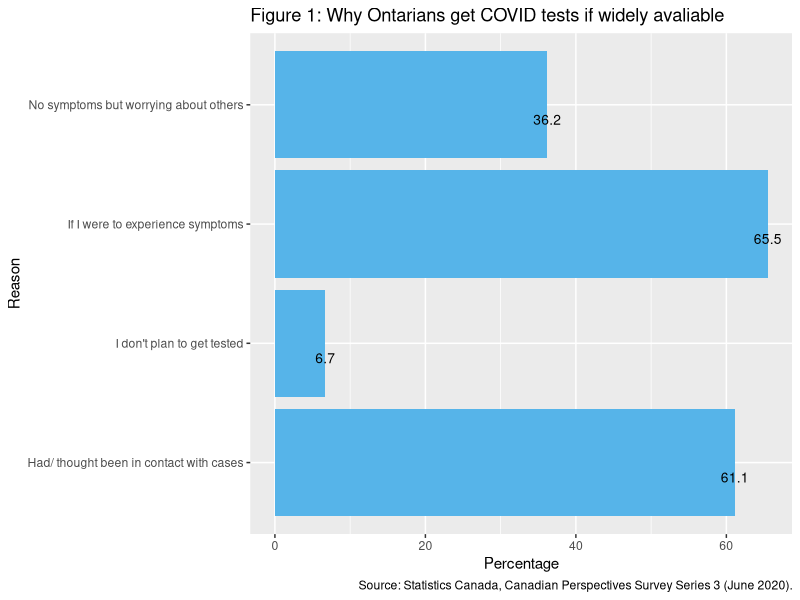
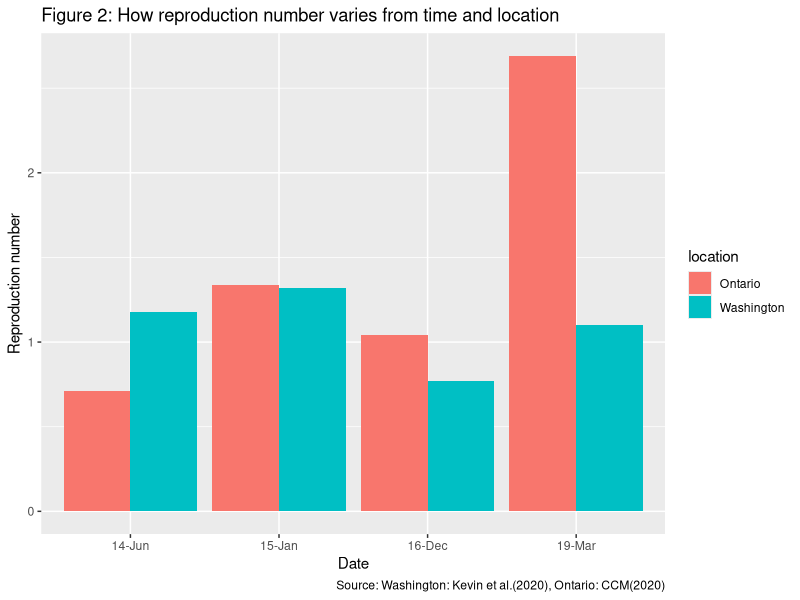
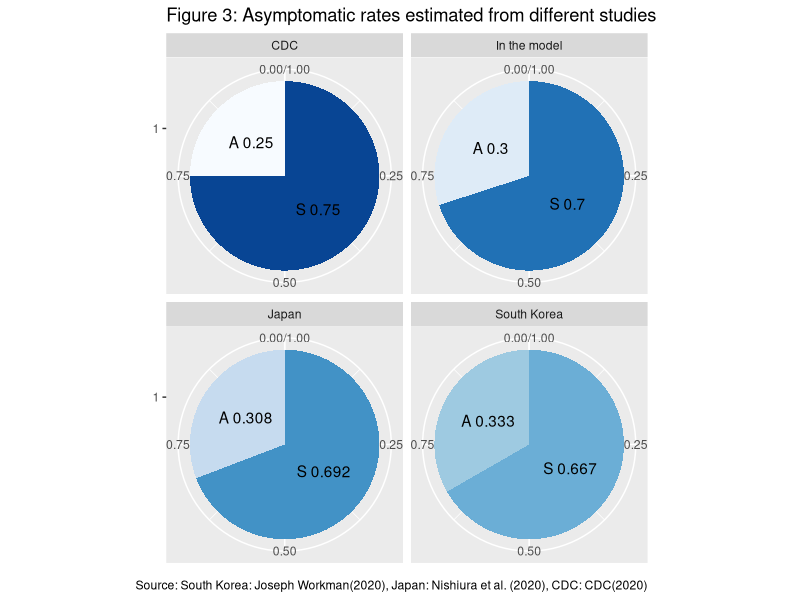
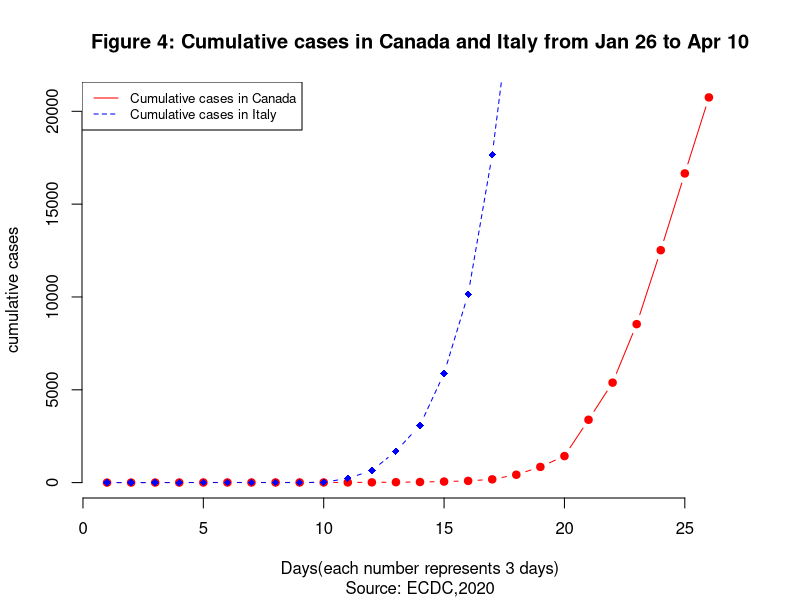
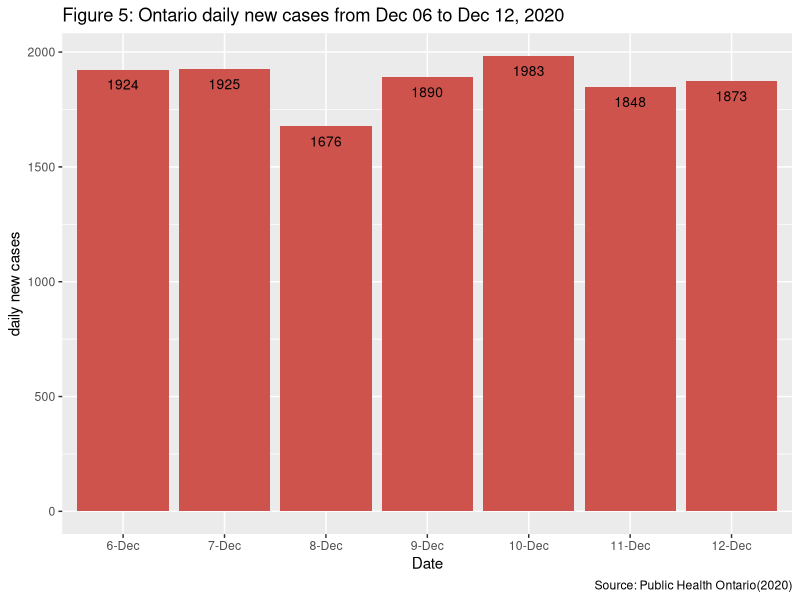
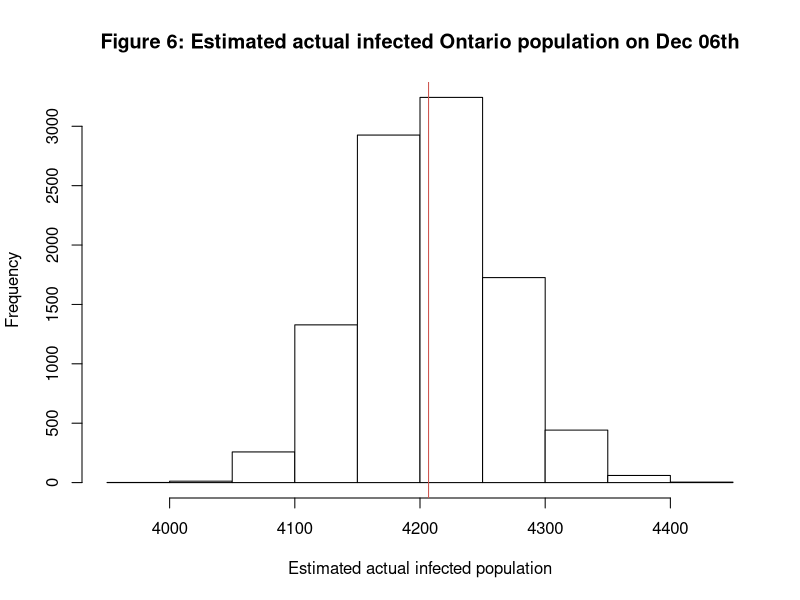
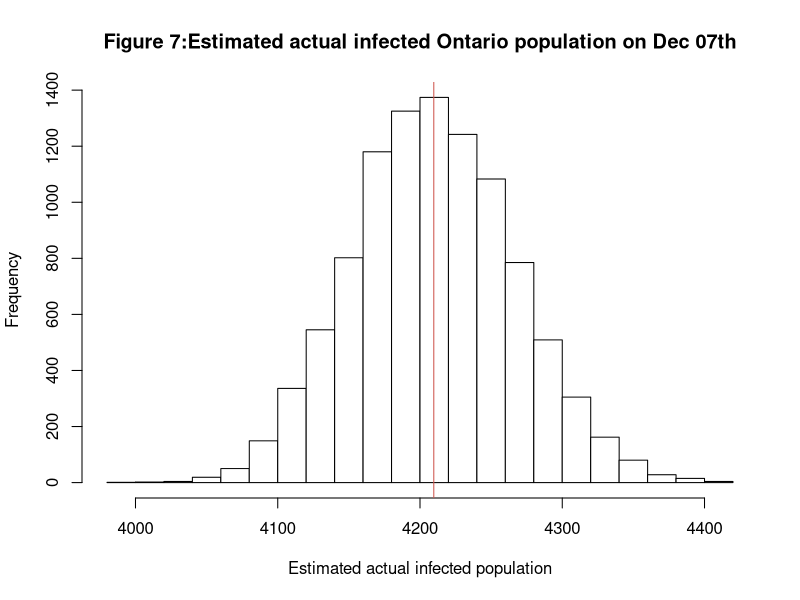
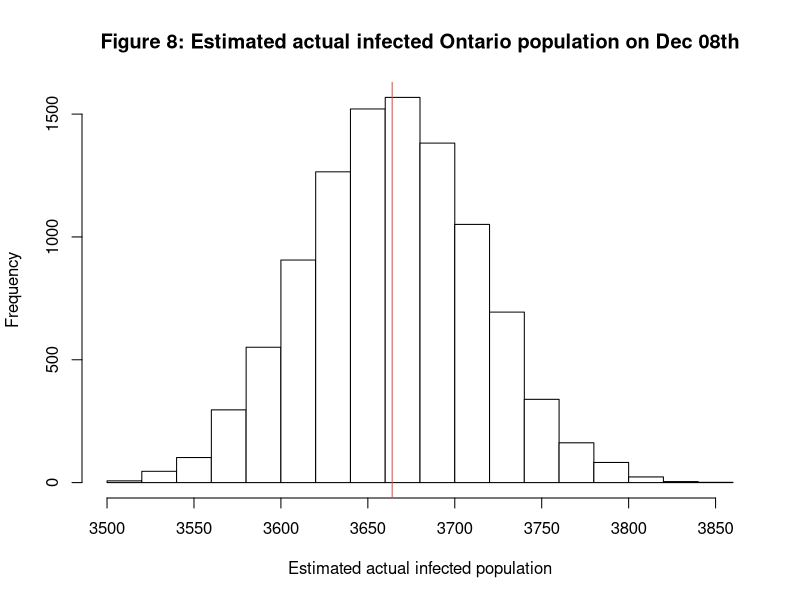

Write the R code that produced these figures, in order.
## ---- chunk 1
# library and import data we want to analyze
library(ggplot2)
library(readr)
library(dplyr)
library(knitr)
library(tidyverse)
library(kableExtra)
contacttracing <- read_csv("contacttracing.csv")
coviddata <- read_csv("covid19data.csv")
rnumber <- read_csv("r0.on.wa.csv")
## ---- chunk 2
#Creating table for variables used in the model/as evidence adapted from various sources.
selected_table <- data.frame(var = c('date',  'total cases','new cases','r','location', 'C(t)', 'C0','w0','s0'), describ = c('Date that the case was reported to the local public health unit(PHU)', 'Cumulative COVID-19 cases', 'Daily reported cases released by Public Health Ontario','Reproduction number: an estimate of the average number of people that 1 person will infect when they have COVID-19', 'location','the cumulative number of confirmed cases at time t in days','initial number of confirmed cases at the time when the count starts','citizen’s willingness to get tested once showing some levels of symptoms with 65.5%(60.5%-70.2%,with 95% CI)','the percentage of symptomatic infected population, equals to 0.7 in the model'))
colnames(selected_table) <- c("Variables", "Description")
kable(selected_table, caption="Variables used in the model/as evidence adapted from various sources") %>% 
  kable_styling(latex_options = "hold_position")
## ---- chunk 3
## Visualize CPSS survey result. 
reasons <-c("If I were to experience symptoms","Had/ thought been in contact with cases","No symptoms but worrying about others","I don't plan to get tested")
percentage_reasons <-c(65.5,61.1,36.2,6.7)
CPSS_frame <- data.frame(reasons,percentage_reasons)

CPSS_plot <- 
  ggplot(data = CPSS_frame, aes(reasons,percentage_reasons)) + geom_bar(stat='identity',fill="#56B4E9")  + 
  geom_text(aes(label=percentage_reasons), vjust=2, color="black", size=3.5)+
  labs(title="Figure 1: Why Ontarians get COVID tests if widely avaliable ",x="Reason", y = "Percentage",caption = "Source: Statistics Canada, Canadian Perspectives Survey Series 3 (June 2020).")+ 
  coord_flip()
CPSS_plot
## ---- chunk 4
## A table to illustrates how the reproduction number vary from time and location. 
r_plot <- 
  ggplot(data =rnumber, aes(date, R)) + geom_bar(aes(fill = location), stat='identity',position = 'dodge') + 
  labs(title="Figure 2: How reproduction number varies from time and location ",x="Date", y = "Reproduction number",caption = "Source: Washington: Kevin et al.(2020), Ontario: CCM(2020)") 
r_plot
## ---- chunk 5
# Visualize pie chart illustrates different asymptomatic rates estimated from different studies.
aymptomatic_rates = data.frame(type = c("South Korea", "South Korea", "Japan", "Japan", "CDC", "CDC","In the model","In the model"), subtype = c("A 0.333", "S 0.667", "A 0.308", "S 0.692", "A 0.25","S 0.75","A 0.3","S 0.7"), value = c(0.333, 0.667, 0.308,0.692, 0.25, 0.75,0.3,0.7))
ggplot(aymptomatic_rates, aes(x = factor(1), y = value, fill = factor(subtype))) + 
    geom_bar(stat = "identity", width = 1)  + 
  geom_text(aes(label = subtype), position = position_stack(vjust = 0.5)) +
  scale_x_continuous(expand = c(0,0)) +
  coord_polar(theta = "y") +
  facet_grid(Channel ~ ., scales = "free")+
  labs(title = "Figure 3: Asymptomatic rates estimated from different studies",
       caption = "Source: South Korea: Joseph Workman(2020), Japan: Nishiura et al. (2020), CDC: CDC(2020)")+
    theme(legend.position = "none") +
    scale_x_discrete(NULL, expand = c(0,0)) +
    scale_y_continuous(NULL, expand = c(0,0)) + 
    coord_polar(theta = "y") +
    facet_wrap(~type)+
  scale_fill_brewer(palette="Blues")
## ---- chunk 6
# Show the exponential growth path using Canada and Italy historical cumulative cases data from January 26 to April 10, recorded every 3 days.
# Transfer original dataset to a data frame.
clean_covid_data<- data.frame(coviddata)
# Create the line for Canada.
plot(clean_covid_data$Canada.case, type = "b", frame = FALSE, pch = 19, 
     col = "red", xlab = "Days(each number represents 3 days)",sub = 'Source: ECDC,2020', ylab = "cumulative cases",main = "Figure 4: Cumulative cases in Canada and Italy from Jan 26 to Apr 10")
# Add the line for Italy. 
lines(clean_covid_data$Italy.case, pch = 18, col = "blue", type = "b", lty = 2)
# Add a legend to the plot
legend("topleft", legend=c("Cumulative cases in Canada", "Cumulative cases in Italy"),
       col=c("red", "blue"), lty = 1:2, cex=0.8)

## ---- chunk 7
daily_on_dec <- data.frame(contacttracing) %>%
  select(date, new.cases)
december_plot <- 
  ggplot(data = daily_on_dec, aes(date,new.cases)) + geom_bar(stat='identity',fill="#CD534CFF")  + 
  geom_text(aes(label=new.cases), vjust=2, color="black", size=3.5)+
  labs(title="Figure 5: Ontario daily new cases from Dec 06 to Dec 12, 2020 ",x="Date", y = "daily new cases",caption = "Source: Public Health Ontario(2020)")+ scale_x_discrete(limits=c("6-Dec", "7-Dec", "8-Dec", "9-Dec", "10-Dec", "11-Dec", "12-Dec"))
december_plot
## ---- chunk 8
set.seed(0291)
total_6_tested = c()
total_7_tested = c()
total_8_tested = c()
tested <- runif(10,min=0.605,max=0.702)
# use a for loop to simulate the chance of the symptomatic residents to get a COVID test 10 times
# Repeat it for 10000 times.
N <- 10000
n <- 10
for (i in 1:N){
  sum_6_tested = 1924*n / sum(0.7 * runif(10,min=0.605,max=0.702))
  total_6_tested = c(total_6_tested,sum_6_tested)
  sum_7_tested = 1925*n / sum(0.7 * runif(10,min=0.605,max=0.702))
  total_7_tested = c(total_7_tested,sum_7_tested)
  sum_8_tested = 1676*n / sum(0.7 * runif(10,min=0.605,max=0.702))
  total_8_tested = c(total_8_tested,sum_8_tested)
}

## ---- chunk 9
set.seed(0291)
# Settings for the social gathering
initial_infection <- 1
time_range <- 3
## ---- chunk 10
# Model 1
# Model results for estimating the actual infected population in Ontario on the day of Dec 06, 07 and 08 respectively. 
# Mean of simulated results is highlighted with red line.
# Dec 06th estimated infection
hist(total_6_tested, main= "Figure 6: Estimated actual infected Ontario population on Dec 06th",col="white",xlab="Estimated actual infected population")
abline(v=mean(total_6_tested),col='#CD534CFF')

# Dec 07th estimated infection
hist(total_7_tested, main= "Figure 7:Estimated actual infected Ontario population on Dec 07th",col="white",xlab="Estimated actual infected population")
abline(v=mean(total_7_tested),col='#CD534CFF')
# Dec 08th estimated infection
hist(total_8_tested, main= "Figure 8: Estimated actual infected Ontario population on Dec 08th",col="white",xlab="Estimated actual infected population")
abline(v=mean(total_8_tested),col='#CD534CFF')
## ---- chunk 11
#Model1
#Estimated vs actual value.
#Store values in a dataset for later creating plot
date68 <- c('Dec 06','Dec 06', 'Dec 07', 'Dec 07','Dec 08' ,'Dec 08')
Estimated <- c(mean(total_6_tested),1924,mean(total_7_tested),1925,mean(total_8_tested),1676)
type_a <- c("Estimated","Observed","Estimated","Observed","Estimated","Observed")
simulationvsactual<-data.frame(date68, Estimated, type_a)

#Plot for estimated actual infected population vs observed confirmed cases on Dec 06, 07 and 08.
compare_plot <- 
  ggplot(data =simulationvsactual, aes(date68, Estimated)) + geom_bar(aes(fill = type_a), stat='identity',position = 'dodge') + 
  labs(title="Figure 9: Compare observed confirmed cases and estimated actual infected population ",x="Date", y = "infected cases",caption = "Source: Public Health Ontario(2020)") 
compare_plot
## ---- chunk 12
# Model 2 
set.seed(0291)
# Estimated infected cases results three days after one social gathering with one initial infected case.
Day1_cu <- mean(runif(10000, min = 1.7, max = 7.6) ^1)
Day2_cu <- Day1_cu ^2
Day3_cu <- Day1_cu ^3

# Create a table to store these values.
Days <- c('Day0','Day1','Day2','Day3')
Infected <- c(initial_infection,Day1_cu,Day2_cu,Day3_cu)
Model2 <- data.frame(Days,Infected)

# Draw a scatterplot using ggplot
M2_plot <- 
  ggplot(data =Model2, aes(Days, Infected)) + geom_bar(stat='identity',fill="#56B4E9") + geom_text(aes(label=Infected), vjust=-0.3, color="black", size=3.5)+
  labs(title="Figure 10: Estimated infected population in three days ",x="Days", y = "Infected cases") 
M2_plot
